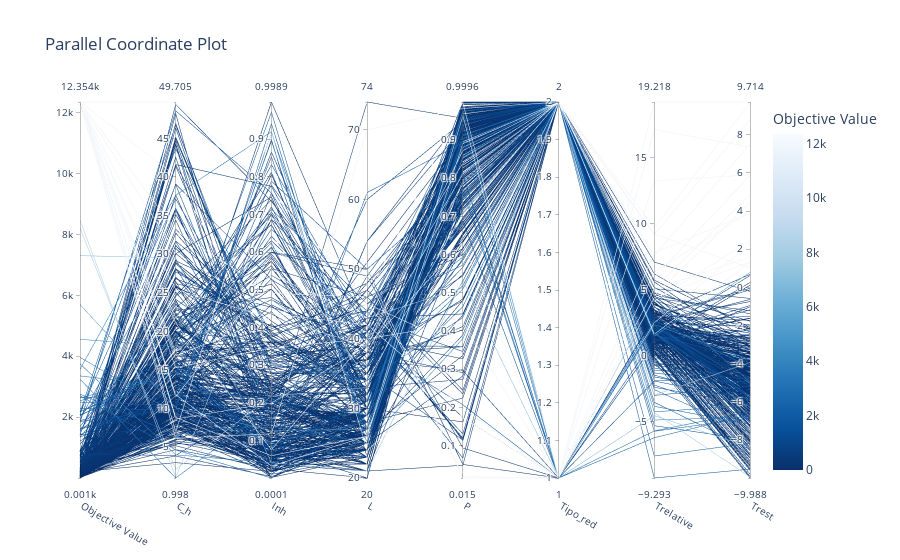

This figure's notebook cell:
### Code cell
# Gráfico de coordenadas paralelas para visualizar múltiples objetivos
%matplotlib inline
vis.plot_parallel_coordinate(study)

### Figure 1 — Plotly figure (JSON) as saved in the notebook; plotly's stock layout.template omitted (floating-point values rounded to 4 significant figures; data arrays with more than 128 entries replaced by an {"elided": "..."} marker saying what was removed)
{"data": [{"dimensions": [{"label": "Objective Value", "range": [1.048, 12350.0], "values": {"elided": "414 float values"}}, {"label": "C_h", "range": [0.9983, 49.71], "values": {"elided": "414 float values"}}, {"label": "Inh", "range": [0.0001371, 0.9989], "values": {"elided": "414 float values"}}, {"label": "L", "range": [20, 74], "values": {"elided": "414 int values"}}, {"label": "P", "range": [0.01495, 0.9996], "values": {"elided": "414 float values"}}, {"label": "Tipo_red", "range": [1, 2], "values": {"elided": "414 int values"}}, {"label": "Trelative", "range": [-9.293, 19.22], "values": {"elided": "414 float values"}}, {"label": "Trest", "range": [-9.988, 9.714], "values": {"elided": "414 float values"}}], "labelangle": 30, "labelside": "bottom", "line": {"color": {"elided": "414 float values"}, "colorbar": {"title": {"text": "Objective Value"}}, "colorscale": [[0, "rgb(247,251,255)"], [0.125, "rgb(222,235,247)"], [0.25, "rgb(198,219,239)"], [0.375, "rgb(158,202,225)"], [0.5, "rgb(107,174,214)"], [0.625, "rgb(66,146,198)"], [0.75, "rgb(33,113,181)"], [0.875, "rgb(8,81,156)"], [1, "rgb(8,48,107)"]], "reversescale": true, "showscale": true}, "type": "parcoords"}], "layout": {"title": {"text": "Parallel Coordinate Plot"}}}
